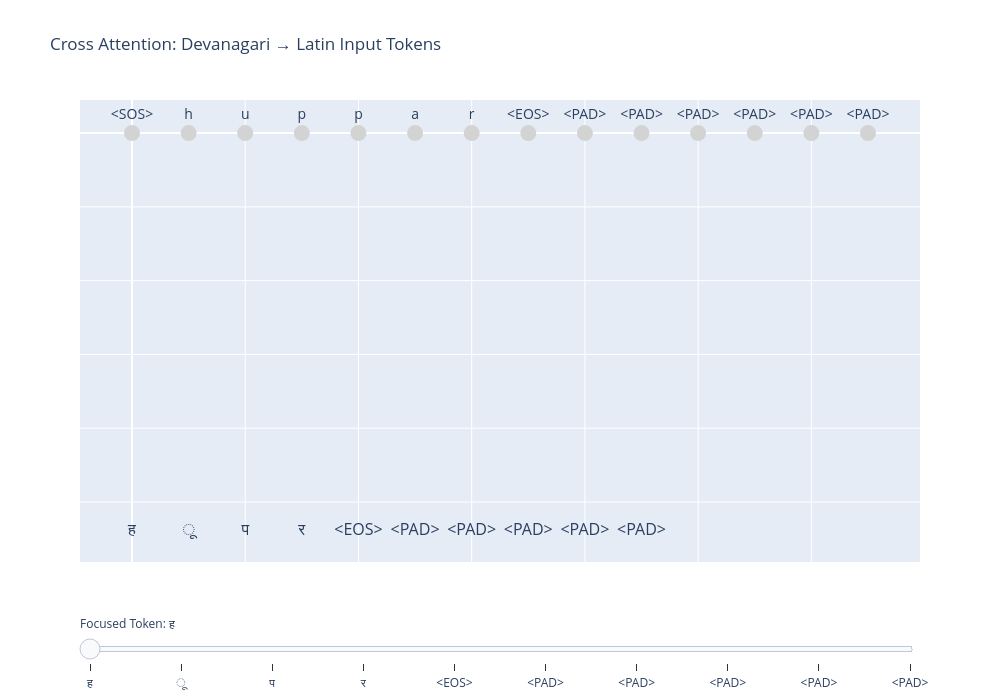

Notebook code for this chart:
### Code cell
from attention import interactive_dualline_attention
fig = interactive_dualline_attention(model, src, trg, idx_to_input, idx_to_devanagari, idx_to_latin)

### Figure 1 — Plotly figure (JSON) as saved in the notebook; plotly's stock layout.template omitted (floating-point values rounded to 4 significant figures)
{"data": [{"hoverinfo": "text", "marker": {"color": ["lightgray", "lightgray", "lightgray", "lightgray", "lightgray", "lightgray", "lightgray", "lightgray", "lightgray", "lightgray", "lightgray", "lightgray", "lightgray", "lightgray"], "size": 16}, "mode": "text+markers", "name": "Input (Latin)", "showlegend": false, "text": ["<SOS>", "h", "u", "p", "p", "a", "r", "<EOS>", "<PAD>", "<PAD>", "<PAD>", "<PAD>", "<PAD>", "<PAD>"], "textfont": {"size": 14}, "textposition": "top center", "type": "scatter", "x": [0, 1, 2, 3, 4, 5, 6, 7, 8, 9, 10, 11, 12, 13], "y": [0, 0, 0, 0, 0, 0, 0, 0, 0, 0, 0, 0, 0, 0]}, {"hoverinfo": "text", "marker": {"color": ["rgba(255,0,0,0.00)", "rgba(255,0,0,1.00)", "rgba(255,0,0,0.04)", "rgba(255,0,0,0.01)", "rgba(255,0,0,0.00)", "rgba(255,0,0,0.00)", "rgba(255,0,0,0.00)", "rgba(255,0,0,0.00)", "rgba(255,0,0,0.00)", "rgba(255,0,0,0.00)", "rgba(255,0,0,0.00)", "rgba(255,0,0,0.00)", "rgba(255,0,0,0.00)", "rgba(255,0,0,0.00)"], "size": 16}, "mode": "markers+text", "name": "Attention from ह ()", "showlegend": false, "text": ["<SOS>", "h", "u", "p", "p", "a", "r", "<EOS>", "<PAD>", "<PAD>", "<PAD>", "<PAD>", "<PAD>", "<PAD>"], "textfont": {"size": 14}, "textposition": "top center", "type": "scatter", "visible": false, "x": [0, 1, 2, 3, 4, 5, 6, 7, 8, 9, 10, 11, 12, 13], "y": [-1, -1, -1, -1, -1, -1, -1, -1, -1, -1, -1, -1, -1, -1]}, {"hoverinfo": "text", "marker": {"color": ["rgba(255,0,0,0.00)", "rgba(255,0,0,0.00)", "rgba(255,0,0,0.43)", "rgba(255,0,0,0.36)", "rgba(255,0,0,1.00)", "rgba(255,0,0,0.02)", "rgba(255,0,0,0.00)", "rgba(255,0,0,0.00)", "rgba(255,0,0,0.00)", "rgba(255,0,0,0.00)", "rgba(255,0,0,0.00)", "rgba(255,0,0,0.00)", "rgba(255,0,0,0.00)", "rgba(255,0,0,0.00)"], "size": 16}, "mode": "markers+text", "name": "Attention from ू ()", "showlegend": false, "text": ["<SOS>", "h", "u", "p", "p", "a", "r", "<EOS>", "<PAD>", "<PAD>", "<PAD>", "<PAD>", "<PAD>", "<PAD>"], "textfont": {"size": 14}, "textposition": "top center", "type": "scatter", "visible": false, "x": [0, 1, 2, 3, 4, 5, 6, 7, 8, 9, 10, 11, 12, 13], "y": [-2, -2, -2, -2, -2, -2, -2, -2, -2, -2, -2, -2, -2, -2]}, {"hoverinfo": "text", "marker": {"color": ["rgba(255,0,0,0.00)", "rgba(255,0,0,0.00)", "rgba(255,0,0,0.00)", "rgba(255,0,0,1.00)", "rgba(255,0,0,0.26)", "rgba(255,0,0,0.00)", "rgba(255,0,0,0.00)", "rgba(255,0,0,0.01)", "rgba(255,0,0,0.00)", "rgba(255,0,0,0.00)", "rgba(255,0,0,0.00)", "rgba(255,0,0,0.00)", "rgba(255,0,0,0.00)", "rgba(255,0,0,0.00)"], "size": 16}, "mode": "markers+text", "name": "Attention from प ()", "showlegend": false, "text": ["<SOS>", "h", "u", "p", "p", "a", "r", "<EOS>", "<PAD>", "<PAD>", "<PAD>", "<PAD>", "<PAD>", "<PAD>"], "textfont": {"size": 14}, "textposition": "top center", "type": "scatter", "visible": false, "x": [0, 1, 2, 3, 4, 5, 6, 7, 8, 9, 10, 11, 12, 13], "y": [-3, -3, -3, -3, -3, -3, -3, -3, -3, -3, -3, -3, -3, -3]}, {"hoverinfo": "text", "marker": {"color": ["rgba(255,0,0,0.00)", "rgba(255,0,0,0.00)", "rgba(255,0,0,0.00)", "rgba(255,0,0,0.97)", "rgba(255,0,0,1.00)", "rgba(255,0,0,0.00)", "rgba(255,0,0,0.52)", "rgba(255,0,0,0.01)", "rgba(255,0,0,0.00)", "rgba(255,0,0,0.00)", "rgba(255,0,0,0.00)", "rgba(255,0,0,0.00)", "rgba(255,0,0,0.00)", "rgba(255,0,0,0.00)"], "size": 16}, "mode": "markers+text", "name": "Attention from र ()", "showlegend": false, "text": ["<SOS>", "h", "u", "p", "p", "a", "r", "<EOS>", "<PAD>", "<PAD>", "<PAD>", "<PAD>", "<PAD>", "<PAD>"], "textfont": {"size": 14}, "textposition": "top center", "type": "scatter", "visible": false, "x": [0, 1, 2, 3, 4, 5, 6, 7, 8, 9, 10, 11, 12, 13], "y": [-4, -4, -4, -4, -4, -4, -4, -4, -4, -4, -4, -4, -4, -4]}, {"hoverinfo": "text", "marker": {"color": ["rgba(255,0,0,0.00)", "rgba(255,0,0,0.00)", "rgba(255,0,0,0.00)", "rgba(255,0,0,0.00)", "rgba(255,0,0,0.32)", "rgba(255,0,0,0.01)", "rgba(255,0,0,1.00)", "rgba(255,0,0,0.01)", "rgba(255,0,0,0.02)", "rgba(255,0,0,0.01)", "rgba(255,0,0,0.01)", "rgba(255,0,0,0.00)", "rgba(255,0,0,0.00)", "rgba(255,0,0,0.00)"], "size": 16}, "mode": "markers+text", "name": "Attention from <EOS> (<EOS>)", "showlegend": false, "text": ["<SOS>", "h", "u", "p", "p", "a", "r", "<EOS>", "<PAD>", "<PAD>", "<PAD>", "<PAD>", "<PAD>", "<PAD>"], "textfont": {"size": 14}, "textposition": "top center", "type": "scatter", "visible": false, "x": [0, 1, 2, 3, 4, 5, 6, 7, 8, 9, 10, 11, 12, 13], "y": [-5, -5, -5, -5, -5, -5, -5, -5, -5, -5, -5, -5, -5, -5]}, {"hoverinfo": "text", "marker": {"color": ["rgba(255,0,0,0.00)", "rgba(255,0,0,0.00)", "rgba(255,0,0,0.00)", "rgba(255,0,0,0.00)", "rgba(255,0,0,0.27)", "rgba(255,0,0,0.00)", "rgba(255,0,0,1.00)", "rgba(255,0,0,0.01)", "rgba(255,0,0,0.01)", "rgba(255,0,0,0.01)", "rgba(255,0,0,0.00)", "rgba(255,0,0,0.00)", "rgba(255,0,0,0.00)", "rgba(255,0,0,0.00)"], "size": 16}, "mode": "markers+text", "name": "Attention from <PAD> (<PAD>)", "showlegend": false, "text": ["<SOS>", "h", "u", "p", "p", "a", "r", "<EOS>", "<PAD>", "<PAD>", "<PAD>", "<PAD>", "<PAD>", "<PAD>"], "textfont": {"size": 14}, "textposition": "top center", "type": "scatter", "visible": false, "x": [0, 1, 2, 3, 4, 5, 6, 7, 8, 9, 10, 11, 12, 13], "y": [-6, -6, -6, -6, -6, -6, -6, -6, -6, -6, -6, -6, -6, -6]}, {"hoverinfo": "text", "marker": {"color": ["rgba(255,0,0,0.00)", "rgba(255,0,0,0.00)", "rgba(255,0,0,0.00)", "rgba(255,0,0,0.00)", "rgba(255,0,0,0.25)", "rgba(255,0,0,0.00)", "rgba(255,0,0,1.00)", "rgba(255,0,0,0.01)", "rgba(255,0,0,0.01)", "rgba(255,0,0,0.00)", "rgba(255,0,0,0.00)", "rgba(255,0,0,0.00)", "rgba(255,0,0,0.00)", "rgba(255,0,0,0.00)"], "size": 16}, "mode": "markers+text", "name": "Attention from <PAD> (<PAD>)", "showlegend": false, "text": ["<SOS>", "h", "u", "p", "p", "a", "r", "<EOS>", "<PAD>", "<PAD>", "<PAD>", "<PAD>", "<PAD>", "<PAD>"], "textfont": {"size": 14}, "textposition": "top center", "type": "scatter", "visible": false, "x": [0, 1, 2, 3, 4, 5, 6, 7, 8, 9, 10, 11, 12, 13], "y": [-7, -7, -7, -7, -7, -7, -7, -7, -7, -7, -7, -7, -7, -7]}, {"hoverinfo": "text", "marker": {"color": ["rgba(255,0,0,0.00)", "rgba(255,0,0,0.00)", "rgba(255,0,0,0.00)", "rgba(255,0,0,0.00)", "rgba(255,0,0,0.20)", "rgba(255,0,0,0.01)", "rgba(255,0,0,1.00)", "rgba(255,0,0,0.01)", "rgba(255,0,0,0.02)", "rgba(255,0,0,0.01)", "rgba(255,0,0,0.00)", "rgba(255,0,0,0.00)", "rgba(255,0,0,0.00)", "rgba(255,0,0,0.00)"], "size": 16}, "mode": "markers+text", "name": "Attention from <PAD> (<PAD>)", "showlegend": false, "text": ["<SOS>", "h", "u", "p", "p", "a", "r", "<EOS>", "<PAD>", "<PAD>", "<PAD>", "<PAD>", "<PAD>", "<PAD>"], "textfont": {"size": 14}, "textposition": "top center", "type": "scatter", "visible": false, "x": [0, 1, 2, 3, 4, 5, 6, 7, 8, 9, 10, 11, 12, 13], "y": [-8, -8, -8, -8, -8, -8, -8, -8, -8, -8, -8, -8, -8, -8]}, {"hoverinfo": "text", "marker": {"color": ["rgba(255,0,0,0.01)", "rgba(255,0,0,0.00)", "rgba(255,0,0,0.00)", "rgba(255,0,0,0.00)", "rgba(255,0,0,0.26)", "rgba(255,0,0,0.01)", "rgba(255,0,0,1.00)", "rgba(255,0,0,0.02)", "rgba(255,0,0,0.06)", "rgba(255,0,0,0.04)", "rgba(255,0,0,0.03)", "rgba(255,0,0,0.02)", "rgba(255,0,0,0.02)", "rgba(255,0,0,0.01)"], "size": 16}, "mode": "markers+text", "name": "Attention from <PAD> (<PAD>)", "showlegend": false, "text": ["<SOS>", "h", "u", "p", "p", "a", "r", "<EOS>", "<PAD>", "<PAD>", "<PAD>", "<PAD>", "<PAD>", "<PAD>"], "textfont": {"size": 14}, "textposition": "top center", "type": "scatter", "visible": false, "x": [0, 1, 2, 3, 4, 5, 6, 7, 8, 9, 10, 11, 12, 13], "y": [-9, -9, -9, -9, -9, -9, -9, -9, -9, -9, -9, -9, -9, -9]}, {"hoverinfo": "text", "marker": {"color": ["rgba(255,0,0,0.01)", "rgba(255,0,0,0.00)", "rgba(255,0,0,0.00)", "rgba(255,0,0,0.00)", "rgba(255,0,0,0.27)", "rgba(255,0,0,0.01)", "rgba(255,0,0,1.00)", "rgba(255,0,0,0.02)", "rgba(255,0,0,0.07)", "rgba(255,0,0,0.05)", "rgba(255,0,0,0.03)", "rgba(255,0,0,0.02)", "rgba(255,0,0,0.02)", "rgba(255,0,0,0.02)"], "size": 16}, "mode": "markers+text", "name": "Attention from <PAD> (<PAD>)", "showlegend": false, "text": ["<SOS>", "h", "u", "p", "p", "a", "r", "<EOS>", "<PAD>", "<PAD>", "<PAD>", "<PAD>", "<PAD>", "<PAD>"], "textfont": {"size": 14}, "textposition": "top center", "type": "scatter", "visible": false, "x": [0, 1, 2, 3, 4, 5, 6, 7, 8, 9, 10, 11, 12, 13], "y": [-10, -10, -10, -10, -10, -10, -10, -10, -10, -10, -10, -10, -10, -10]}, {"hoverinfo": "text", "mode": "text", "name": "Target (Devanagari)", "showlegend": false, "text": ["ह", "ू", "प", "र", "<EOS>", "<PAD>", "<PAD>", "<PAD>", "<PAD>", "<PAD>"], "textfont": {"size": 16}, "textposition": "top center", "type": "scatter", "x": [0, 1, 2, 3, 4, 5, 6, 7, 8, 9], "y": [-11, -11, -11, -11, -11, -11, -11, -11, -11, -11]}], "layout": {"height": 700, "sliders": [{"active": 0, "currentvalue": {"prefix": "Focused Token: "}, "pad": {"t": 50}, "steps": [{"args": [{"visible": [true, true, false, false, false, false, false, false, false, false, false, true]}], "label": "ह", "method": "update"}, {"args": [{"visible": [true, false, true, false, false, false, false, false, false, false, false, true]}], "label": "ू", "method": "update"}, {"args": [{"visible": [true, false, false, true, false, false, false, false, false, false, false, true]}], "label": "प", "method": "update"}, {"args": [{"visible": [true, false, false, false, true, false, false, false, false, false, false, true]}], "label": "र", "method": "update"}, {"args": [{"visible": [true, false, false, false, false, true, false, false, false, false, false, true]}], "label": "<EOS>", "method": "update"}, {"args": [{"visible": [true, false, false, false, false, false, true, false, false, false, false, true]}], "label": "<PAD>", "method": "update"}, {"args": [{"visible": [true, false, false, false, false, false, false, true, false, false, false, true]}], "label": "<PAD>", "method": "update"}, {"args": [{"visible": [true, false, false, false, false, false, false, false, true, false, false, true]}], "label": "<PAD>", "method": "update"}, {"args": [{"visible": [true, false, false, false, false, false, false, false, false, true, false, true]}], "label": "<PAD>", "method": "update"}, {"args": [{"visible": [true, false, false, false, false, false, false, false, false, false, true, true]}], "label": "<PAD>", "method": "update"}]}], "title": {"text": "Cross Attention: Devanagari → Latin Input Tokens"}, "width": 1000, "xaxis": {"showticklabels": false}, "yaxis": {"showticklabels": false}}}
